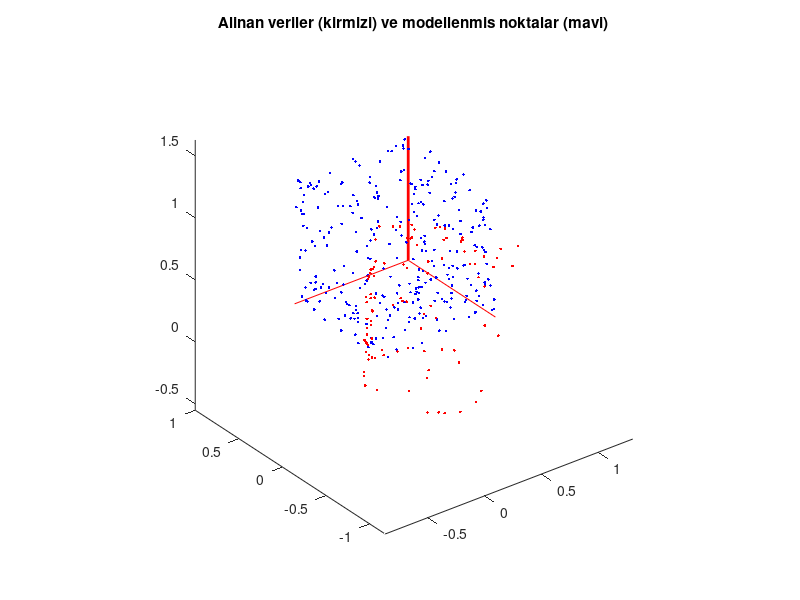

Write the MATLAB code that produced this figure. (Note: this script raises an error after producing the figure.)
%Olusturulmus olan son nokta bulutunun girdileri
A_son=300;
B_son=round(A_son/3);
C_son=B_son;
D_son=A_son-B_son-C_son;

son=zeros(3,A_son);
son(1:2,1:B_son)=rand(2,B_son);
son([1,3],(B_son+1):(B_son+C_son))=rand(2,C_son);
son(2,(B_son+1):(B_son+C_son))=1;
son(2:3,(B_son+C_son+1):A_son)=rand(2,D_son);
son(1,(B_son+C_son+1):A_son)=1;
%Alinan verinin nokta bulut girdileri
A_veri=100;
B_veri=round(A_veri/3);
C_veri=B_veri;
D_veri=A_veri-B_veri-C_veri;

veri=zeros(3,A_veri);
veri(1:2,1:B_veri)=rand(2,B_veri);
veri([1,3],(B_veri+1):(B_veri+C_veri))=rand(2,C_veri);
veri(2,(B_veri+1):(B_veri+C_veri))=1;
veri(2:3,(B_veri+C_veri+1):A_veri)=rand(2,D_veri);
veri(1,(B_veri+C_veri+1):A_veri)=1;

%veri noktalarinin baslangic halleri

x_konum=2*(2*rand-1); 
y_konum=5*(2*rand-1); 
z_konum=2*(2*rand-1);
X=[1 0 0;0 cos(x_konum) -sin(x_konum);0 sin(x_konum) cos(x_konum)];
Y=[cos(y_konum) 0 sin(y_konum);0 1 0;-sin(y_konum) 0 cos(y_konum)];
Z=[cos(z_konum) -sin(z_konum) 0;sin(z_konum) cos(z_konum) 0;0 0 1];

R=Z*Y*X;
veri=R*veri;
veri(1,:)=veri(1,:)+0.2*randn;
veri(2,:)=veri(2,:)+0.2*randn;
veri(3,:)=veri(3,:)+0.2*randn;

figure(1)
plot3(son(1,:),son(2,:),son(3,:),'b.',veri(1,:),veri(2,:),veri(3,:),'r.'), hold on, axis equal
plot3([1 1 0],[0 1 1],[0 0 0],'r-',[1 1],[1 1],[0 1],'r-','LineWidth',2)
title('Alinan veriler (kirmizi) ve modellenmis noktalar (mavi)')

[RotMat,TransVec,dataOut]=icp(son,veri);

figure(2)
plot3(son(1,:),son(2,:),son(3,:),'b.',dataOut(1,:),dataOut(2,:),dataOut(3,:),'y.'), hold on, axis equal
plot3([1 1 0],[0 1 1],[0 0 0],'r-',[1 1],[1 1],[0 1],'r-','LineWidth',2)
title('Donusturulmus veriler (sari) ve modellenmis noktalar (mavi)')

